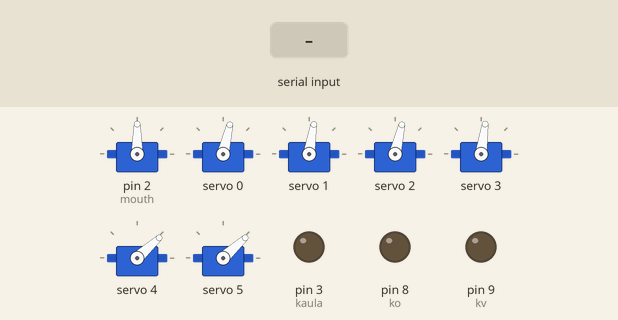
A sketch run on a simulated Arduino Uno, built with avr-gcc and run on an emulated ATmega328P. On the bench: 7 × servo, output pins drawn as LEDs (lit = HIGH). Inputs (shaded band) come from the test bench.

Above: at 1.2 s.
1.3 s: "mm\n" received over Serial
At 2.5 s:
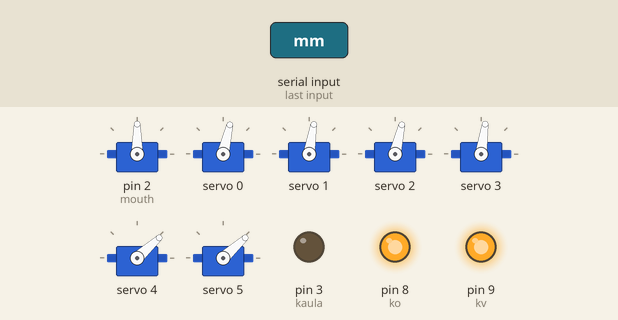
2.8 s: "ex\n" received over Serial
At 3.8 s:
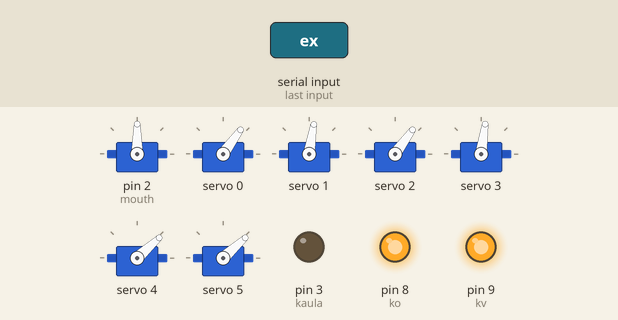
4.3 s: "z\n" received over Serial
At 5.5 s:
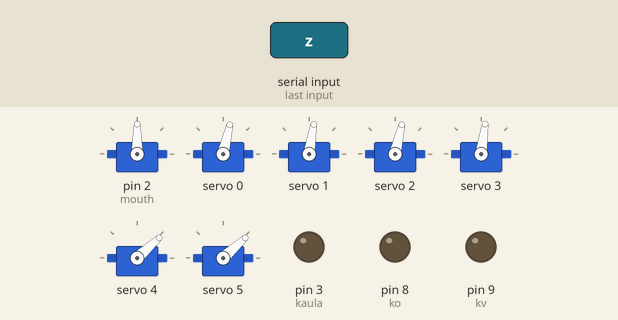
5.8 s: "ey\n" received over Serial
At 6.9 s:
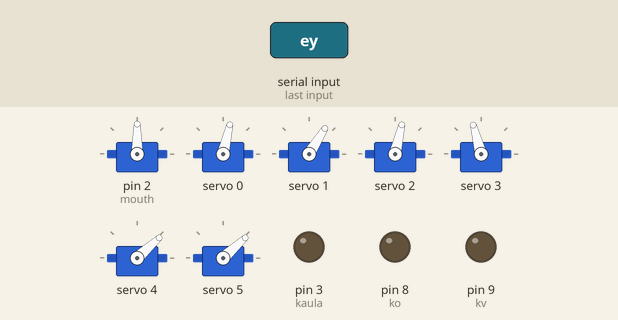
7.3 s: "b\n" received over Serial
At 8.4 s:
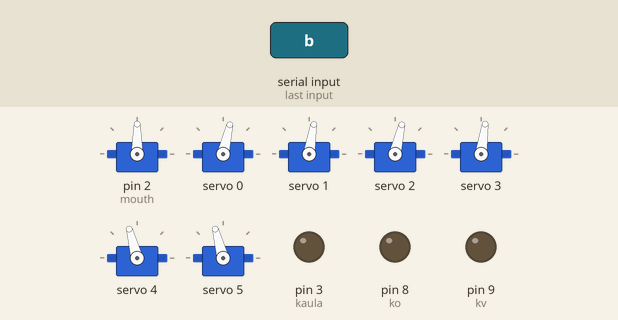
8.8 s: "kv\n" received over Serial
At 10.0 s:
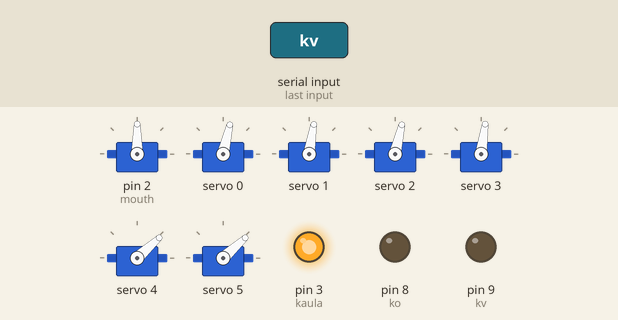
Timing chart, 0 to 11.3 s (numbered marks = the images above; inputs shaded):
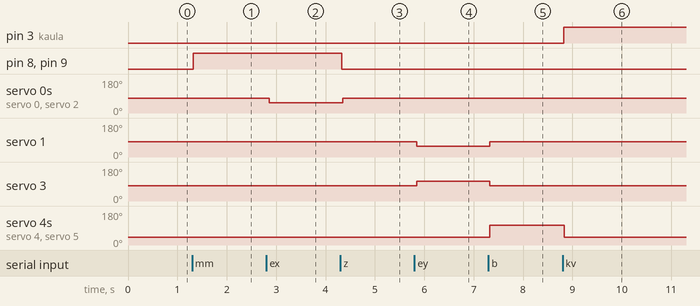

The sketch:

veke_2.ino
```cpp
#include <Wire.h>
#include <Adafruit_PWMServoDriver.h>
#include <Servo.h>

Adafruit_PWMServoDriver pwm = Adafruit_PWMServoDriver();

String command; // Whole serial read
String cmd; // First 2 chars parsed
int dly = 10;

// Eyes
int xval;
int yval;
int lexpulse;
int rexpulse;
int leypulse;
int reypulse;
int uplidpulse;
int lolidpulse;
int trimval;
int switchval = 0;

// Servos
Servo mouth;

// Outputs
int kaula = 3;
int ko = 8; // Kädet
int kv = 9;

void setup() {
  Serial.begin(9600);

  pwm.begin();
  pwm.setPWMFreq(60);  // Analog servos run at ~60 Hz updates

  mouth.attach(2);

  // Kaula
  pinMode(kaula, OUTPUT);
  digitalWrite(kaula, LOW);

  // Kädet
  pinMode(ko, OUTPUT);
  digitalWrite(ko, LOW);
  pinMode(kv, OUTPUT);
  digitalWrite(kv, LOW);

  delay(dly);
}


void loop() {
  // Serial cmd
  if (Serial.available()) {
    command = Serial.readStringUntil('\n');
    cmd = command.substring(0,2);
    delay(dly);
  }

  if(cmd == "z") {
    resetMotors();
  }

  if(cmd == "mm") {
    moveMouth(command.substring(2).toInt());
    moveArms();
  }

  if(cmd == "ex") { // Eye X
    xval = command.substring(2).toInt();
    // 0-1023 (lepo = 500)
    if(xval < 0) xval = 0;
    if(xval > 1023) xval = 1023;
  } else {
    xval = 500;
  }
  if(cmd == "ey") { // Eye Y
    yval = command.substring(2).toInt();
    // 0-1023 (lepo = 500)
    if(yval < 0) yval = 0;
    if(yval > 1023) yval = 1023;
  } else {
    yval = 500;
  }
  if(cmd == "li") { // Lids trimval (0-1023, 0 = auki, 1023 = kiinni)
    trimval = command.substring(2).toInt();
  } else {
    trimval = 1023;
  }
  if(cmd == "b") { // Blink
    switchval = LOW;
  } else {
    switchval = HIGH;
  }

  if(cmd == "kv") {
    moveKaula();
  }

  moveEyes();
  delay(dly);
}

void resetMotors() {
  digitalWrite(kaula, LOW);
  digitalWrite(ko, LOW);
  digitalWrite(kv, LOW);
  delay(dly);
}

void moveMouth(int pos) {
  if(mouth.attached()) mouth.write(pos+90);
  delay(dly);
}

void moveArms() {
  digitalWrite(ko, HIGH);
  digitalWrite(kv, HIGH);
  delay(dly);
}

void moveEyes() {
  // Eye read
  lexpulse = map(xval, 0,1023, 270, 390);
  rexpulse = lexpulse;

  leypulse = map(yval, 0,1023, 280, 400);
  reypulse = map(yval, 0,1023, 400, 280);

  trimval=map(trimval, 320, 580, -40, 40);
  uplidpulse = map(yval, 0, 1023, 280, 420);
  uplidpulse += (trimval-40);
  uplidpulse = constrain(uplidpulse, 280, 400);
  lolidpulse = map(yval, 0, 1023, 410, 280);
  lolidpulse += (trimval/2);
  lolidpulse = constrain(lolidpulse, 280, 400);

  pwm.setPWM(0, 0, lexpulse);
  pwm.setPWM(1, 0, leypulse);
  pwm.setPWM(2, 0, rexpulse);
  pwm.setPWM(3, 0, reypulse);

  // Blink
  if (switchval == LOW) {
    pwm.setPWM(4, 0, uplidpulse);
    pwm.setPWM(5, 0, lolidpulse);
  } else if (switchval == HIGH) {
    pwm.setPWM(4, 0, 240);
    pwm.setPWM(5, 0, 240);
  }
  delay(dly);
}

void moveKaula() {
  digitalWrite(kaula, HIGH);
  delay(dly);
}
```

Measured:
- after the input at 1.3 s, pin 8 (ko), pin 9 (kv): LOW → HIGH at once
- after the input at 2.8 s, servo 0, servo 2: 77° → 54° after 0.06 s
- after the input at 4.3 s, pin 8 (ko), pin 9 (kv): HIGH → LOW at once; servo 0, servo 2: 54° → 77° at once
- after the input at 5.8 s, servo 1: 81° → 58° after 0.05 s; servo 3: 82° → 105° after 0.05 s
- after the input at 7.3 s, servo 1: 58° → 81° at once; servo 3: 105° → 82° at once; servo 4, servo 5: 42° → 105° at once
- after the input at 8.8 s, pin 3 (kaula): LOW → HIGH at once; servo 4, servo 5: 105° → 42° at once
